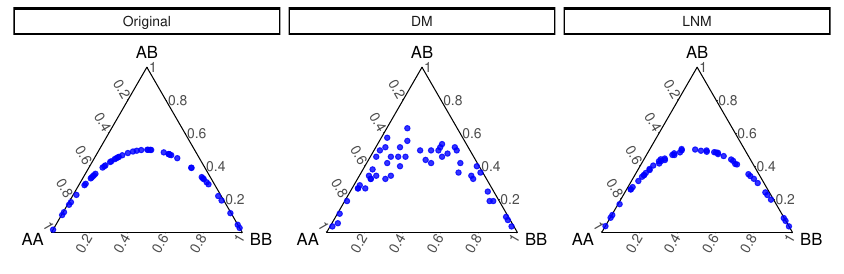

Write R code to recreate this figure.
library(coda.count)
library(coda.base)
library(dplyr)
library(ggtern)
library(bayesm)
library(latex2exp)
library(HardyWeinberg)
library(dirmult)
library(randtoolbox)

source('ex02_scenarios.R')

N = 1000
n = 50
s = 1

set.seed(1)
generator = params[[s]]
p = generator(N)
H = coordinates(t(sapply(p, function(p_) c('AA' = p_^2, 'AB' = 2*p_*(1-p_),  'BB' = (1-p_)^2))))
d = ncol(H)

XZ = HWData(N, n, p = p)

X.orig = as.data.frame(XZ[1:100,])
fit.dm = dirmult(XZ, trace = FALSE)
fit.lrnm_hermite = fit_lrnm(XZ, probs = TRUE, method = 'hermite')

P.gs = lapply(p, function(q) tibble('AA' = q^2, 'AB' = 2*q*(1-q),  'BB' = (1-q)^2)) %>% bind_rows


E.dm = t(t(XZ) + fit.dm$gamma)
E.dm = as.data.frame(E.dm)
names(E.dm) = names(P.gs)

E.nm = fit.lrnm_hermite$P
E.nm = as.data.frame(E.nm)
names(E.nm) = names(P.gs)

i = 1:50
L = list('Original' = P.gs[i,],
         'DM' = E.dm[i,],
         'LNM' = E.nm[i,])

df = bind_rows(L, .id='Method')
df$Method = factor(df$Method, level = c('Original', 'DM', 'LNM'))

g = ggtern() + 
  geom_mask() +
  geom_point(data=df, aes(x = AA, y = AB, z = BB), color = 'blue', alpha=0.8) +
  scale_T_continuous(breaks=seq(0.2,1,0.2),minor_breaks=seq(0,1,0.1), labels = seq(0.2,1,0.2)) +
  scale_L_continuous(breaks=seq(0.2,1,0.2),minor_breaks=seq(0,1,0.1), labels = seq(0.2,1,0.2)) +
  scale_R_continuous(breaks=seq(0.2,1,0.2),minor_breaks=seq(0,1,0.1), labels = seq(0.2,1,0.2)) +
  facet_wrap(~Method, nrow=1) +
  theme_classic()

ggsave(g, filename = 'ex02-ternary_probability_comparison.pdf', width = 8.44, height = 2.74)
